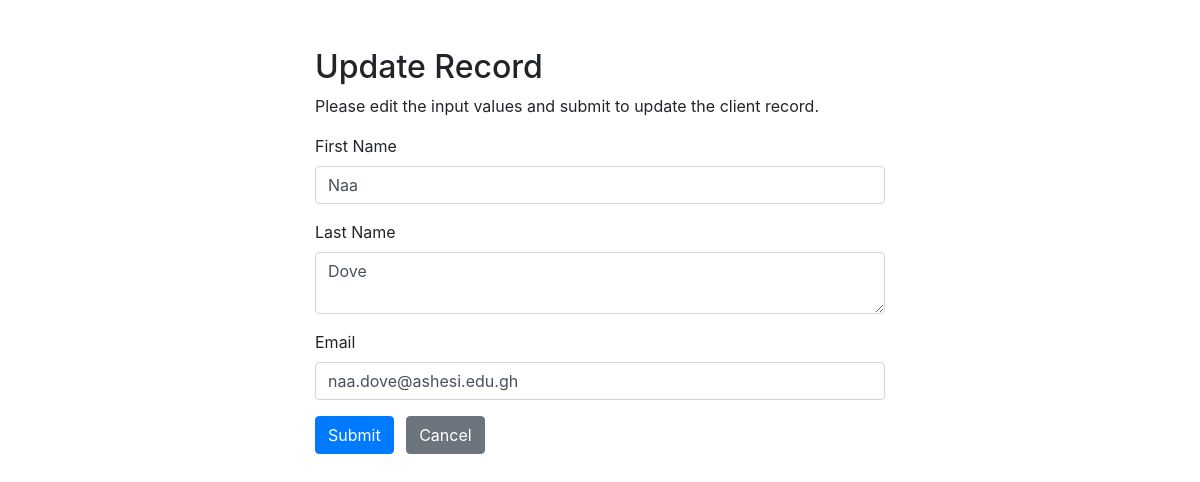
The app's page /test/update.php?client_id=4 with its own data.
### tables this page shows
CREATE TABLE Client (
    client_id INT NOT NULL AUTO_INCREMENT,
    fname CHAR(50) NOT NULL,
    lname CHAR(50) NOT NULL,
    gender ENUM('Male', 'Female', 'Other'),
    tel_number VARCHAR(20),
    password VARCHAR(24) NOT NULL,
    email VARCHAR(100) UNIQUE,
    startDate DATE,
    endDate DATE,
    PRIMARY KEY (client_id),
    INDEX(fname)
);

### test/update.php (the view, shortened to what this page needs)
<?php
require_once "config.php";
$fname = $lname = $email = "";
$fname_err = $lname_err = $email_err = "";
if(isset($_POST["client_id"]) && !empty($_POST["client_id"])){
    $id = $_POST["client_id"];
    $input_fname = trim($_POST["fname"]);
    if(empty($input_fname)){
        $fname_err = "Please enter your first name.";
    } elseif(!filter_var($input_fname, FILTER_VALIDATE_REGEXP, array("options"=>array("regexp"=>"/^[a-zA-Z\s]+$/")))){
        $fname_err = "Please enter a valid name.";
    } else{
        $fname = $input_fname;
    }
  $input_lname = trim($_POST["lname"]);
  if(empty($input_lname)){
      $lname_err = "Please enter your last name.";
  } elseif(!filter_var($input_lname, FILTER_VALIDATE_REGEXP, array("options"=>array("regexp"=>"/^[a-zA-Z\s]+$/")))){
      $lname_err = "Please enter a valid name.";
  } else{
      $lname = $input_lname;
  }
    $input_email = trim($_POST["email"]);
    if(empty($input_email)){
        $email_err = "Please enter your email.";
    } elseif(!filter_var($input_lname, FILTER_VALIDATE_REGEXP, array("options"=>array("regexp"=>"/^[a-zA-Z\s]+$/")))){
        $email_err = "Please enter a valid email address.";
    } else{
        $email= $input_email;
    }
    if(empty($fname_err) && empty($lname_err) && empty($email_err)){
        $sql = "UPDATE Client SET fname=?, lname=?, email=? WHERE client_id=?";
        if($stmt = mysqli_prepare($link, $sql)){
            mysqli_stmt_bind_param($stmt, "sssi", $param_fname, $param_lname, $param_email, $param_client_id);
            $param_fname = $fname;
            $param_lname = $lname;
            $param_email = $email;
            $param_client_id = $client_id;
            if(mysqli_stmt_execute($stmt)){
                header("location: index.php");
                exit();
            } else{
                echo "Oops! Something went wrong. Please try again later.";
            }
        }
        mysqli_stmt_close($stmt);
    }
    mysqli_close($link);
} else{
    if(isset($_GET["client_id"]) && !empty(trim($_GET["client_id"]))){
        $sql = "SELECT * FROM Client WHERE client_id = ?";
        if($stmt = mysqli_prepare($link, $sql)){
            mysqli_stmt_bind_param($stmt, "i", $param_client_id);
            if(mysqli_stmt_execute($stmt)){
                $result = mysqli_stmt_get_result($stmt);
                if(mysqli_num_rows($result) == 1){
                    $row = mysqli_fetch_array($result, MYSQLI_ASSOC);
                    $fname = $row["fname"];
                    $lname = $row["lname"];
                    $email = $row["email"];
                } else{
                    header("location: error.php");
                    exit();
                }
            } else{
                echo "Oops! Something went wrong. Please try again later.";
            }
        }
    }  else{
        header("location: error.php");
        exit();
    }
}
?>
<!DOCTYPE html>
<html lang="en">
<head>
    <link rel="stylesheet" href="https://stackpath.bootstrapcdn.com/bootstrap/4.5.2/css/bootstrap.min.css">
</head>
<body>
    <div class="wrapper">
        <div class="container-fluid">
            <div class="row">
                <div class="col-md-12">
                    <h2 class="mt-5">Update Record</h2>
                    <p>Please edit the input values and submit to update the client record.</p>
                    <form action="<?php echo htmlspecialchars(basename($_SERVER['REQUEST_URI'])); ?>" method="post">
                        <div class="form-group">
                            <label>First Name</label>
                            <input type="text" name="fname" class="form-control <?php echo (!empty($fname_err)) ? 'is-invalid' : ''; ?>" value="<?php echo $fname; ?>">
                        </div>
                        <div class="form-group">
                            <label>Last Name</label>
                            <textarea name="lname" class="form-control <?php echo (!empty($lname_err)) ? 'is-invalid' : ''; ?>"><?php echo $lname; ?></textarea>
                        </div>
                        <div class="form-group">
                            <label>Email</label>
                            <input type="text" name="email" class="form-control <?php echo (!empty($email_err)) ? 'is-invalid' : ''; ?>" value="<?php echo $email; ?>">
                        </div>
                        <input type="submit" class="btn btn-primary" value="Submit">
                        <a href="../final-group-project/members_demo.php" class="btn btn-secondary ml-2">Cancel</a>
                    </form>
                </div>
            </div>
        </div>
    </div>
</body>
</html>

### test/update.php (style rules this page uses)
.wrapper { width: 600px; margin: 0 auto; }

### records on screen
client: fname "Naa", lname "Dove", email "naa.dove@ashesi.edu.gh"
